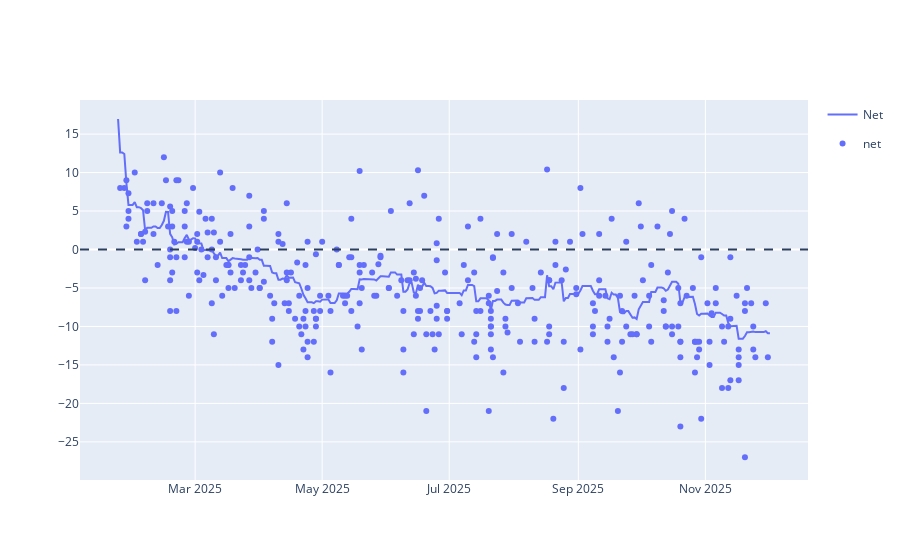

Notebook source saved alongside this figure:
### Code cell
line = px.line(approval_avg, x='Date', y=['Net'])
scatter = px.scatter(polls_df[polls_df['end_date'] >= pd.to_datetime('2025-01-24')], x='end_date', y=['net'])
                     #trendline='lowess', trendline_options=dict(frac=0.2))
fig = go.Figure(data=line.data + scatter.data)
fig.add_hline(y=0, line_dash='dash')
fig.show()

### Figure 1 — Plotly figure (JSON) as saved in the notebook; plotly's stock layout.template omitted (floating-point values rounded to 4 significant figures; data arrays with more than 128 entries replaced by an {"elided": "..."} marker saying what was removed)
{"data": [{"hovertemplate": "variable=Net<br>Date=%{x}<br>value=%{y}<extra></extra>", "legendgroup": "Net", "line": {"color": "#636efa", "dash": "solid"}, "marker": {"symbol": "circle"}, "mode": "lines", "name": "Net", "orientation": "v", "showlegend": true, "type": "scatter", "x": {"elided": "314 str values"}, "xaxis": "x", "y": {"elided": "314 float values"}, "yaxis": "y"}, {"hovertemplate": "variable=net<br>end_date=%{x}<br>value=%{y}<extra></extra>", "legendgroup": "net", "marker": {"color": "#636efa", "symbol": "circle"}, "mode": "markers", "name": "net", "orientation": "v", "showlegend": true, "type": "scatter", "x": {"elided": "341 str values"}, "xaxis": "x", "y": {"elided": "341 float values"}, "yaxis": "y"}], "layout": {"shapes": [{"line": {"dash": "dash"}, "type": "line", "x0": 0, "x1": 1, "xref": "x domain", "y0": 0, "y1": 0, "yref": "y"}]}}
